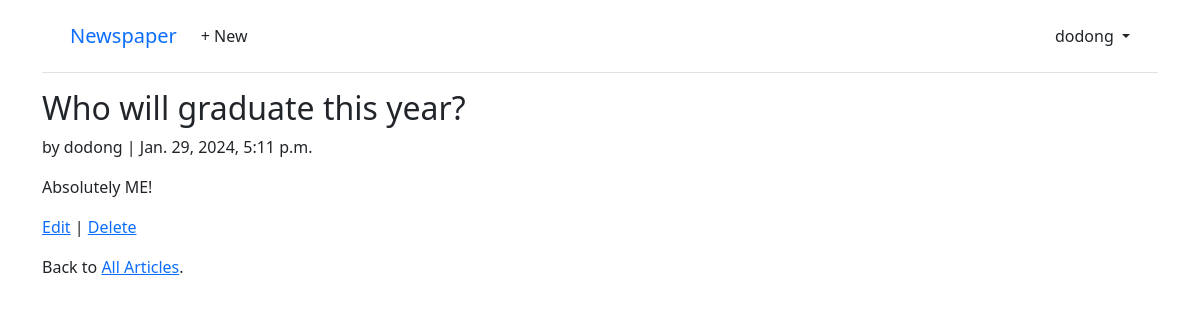
The page /articles/7/ (signed in) on the database its author committed.
### users/models.py (models this page shows)
class CustomUser(AbstractUser):
    age = models.PositiveIntegerField(null=True, blank=True)

### articles/models.py (models this page shows, shortened)
class Article(models.Model):
    title = models.CharField(max_length=255)
    body = models.TextField()
    date = models.DateTimeField(auto_now_add=True)
    author = models.ForeignKey(
        get_user_model(),
        on_delete=models.CASCADE,
    )

### articles/views.py (the view)
class ArticleDetailView(LoginRequiredMixin, DetailView):
    model = Article
    template_name = 'article_detail.html'
    login_url = 'login'

### templates/article_detail.html
{% extends 'base.html' %}
{% block content %}
<div class="article-entry">
<h2>{{ object.title }}</h2>
<p>by {{ object.author }} | {{ object.date }}</p>
<p>{{ object.body }}</p>
</div>
<p><a href="{% url 'article_edit' article.pk %}">Edit</a> |
<a href="{% url 'article_delete' article.pk %}">Delete</a></p>
<p>Back to <a href="{% url 'article_list' %}">All Articles</a>.</p>
{% endblock content %}

### templates/base.html (shortened to what this page needs)
<!DOCTYPE html>
<html>
<head>
  <link href="https://cdn.jsdelivr.net/npm/bootstrap@5.1.3/dist/css/bootstrap.min.css" rel="stylesheet"
>
</head>
<body>
  <div class="container">
    <header class="p-3 mb-3 border-bottom">
      <div class="container">
        <div class="d-flex flex-wrap align-items-center justify-content-center
          justify-content-lg-start">
          <a class="navbar-brand" href="{% url 'home' %}">Newspaper</a>
          <ul class="nav col-12 col-lg-auto me-lg-auto mb-2 justify-content-center
            mb-md-0">
            {% if user.is_authenticated %}
            <li><a href="{% url 'article_new' %}" class="nav-link px-2 link-dark">+ New</a></li>
          </ul>
          <div class="dropdown text-end">
            <a href="#" class="d-block link-dark text-decoration-none dropdown-toggle" id="dropdownUser1"
              data-bs-toggle="dropdown" aria-expanded="false">
              {{ user.username }}
            </a>
          </div>
          {% else %}
          <div class="text-end">
            <a href="{% url 'login' %}" class="btn btn-outline-primary me-2">Log
              In</a>
            <a href="{% url 'signup' %}" class="btn btn-primary">Sign Up</a>
          </div>
          {% endif %}
        </div>
      </div>
    </header>
    <main>
      {% block content %}
      {% endblock content %}
    </main>
  </div>
</body>
</html>

### rows shown on the page
CustomUser: username "dodong"
Article: title "Who will graduate this year?", author "dodong", date "Jan. 29, 2024, 5:11 p.m.", body "Absolutely ME!"
